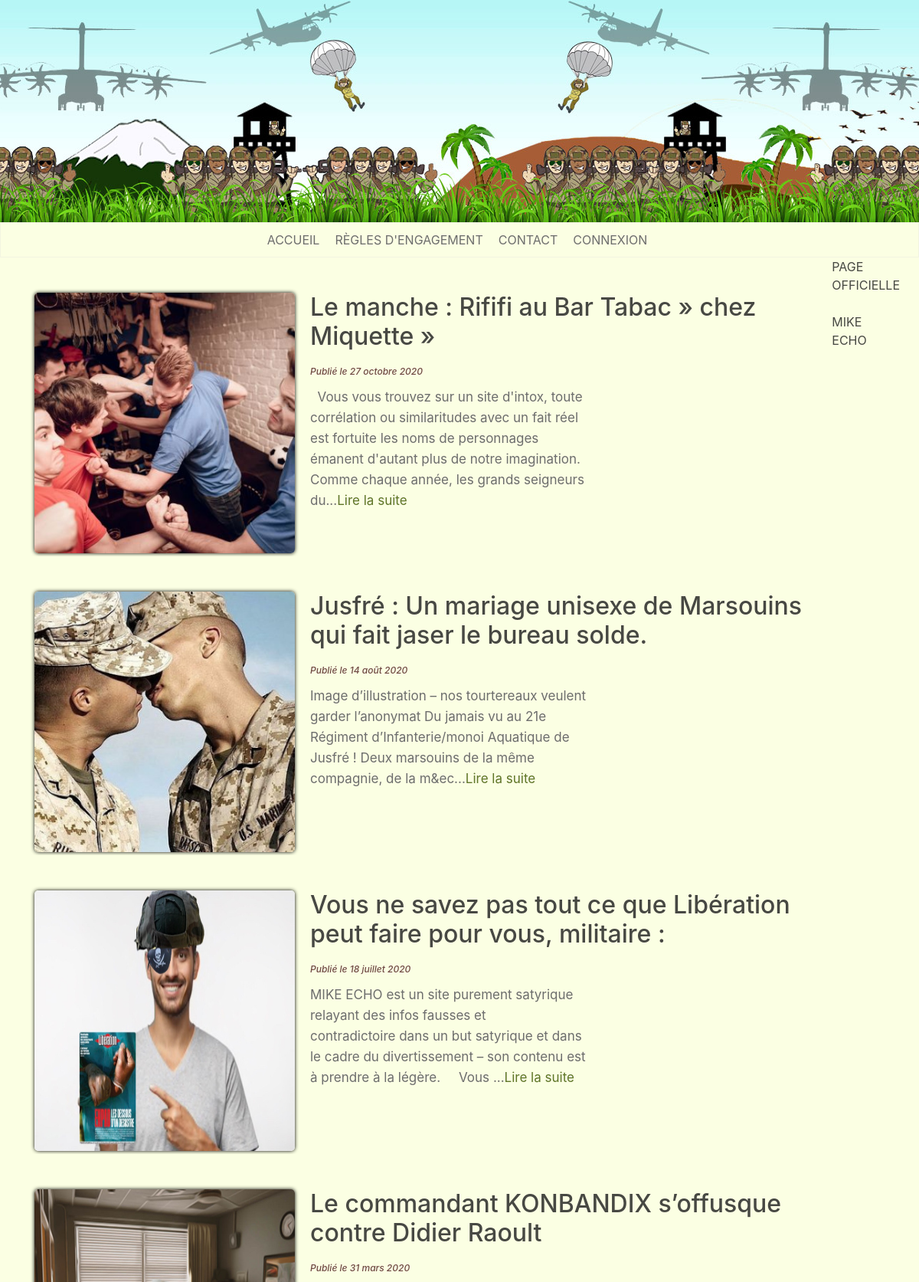
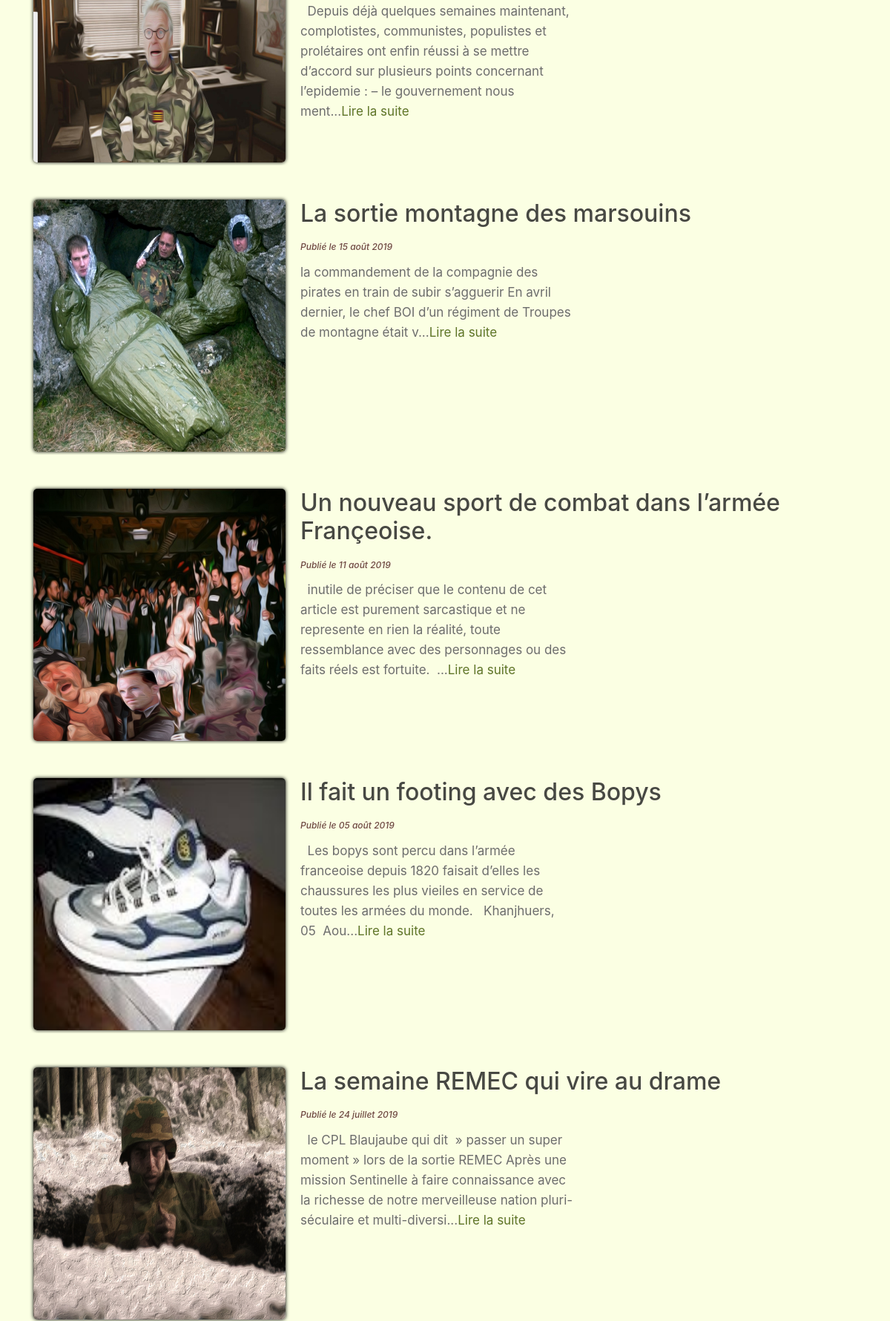
The page / (upper part) on the database its author committed (2 pictures, top to bottom).
### tables this page shows
CREATE TABLE `articles` (
  `id` int(11) NOT NULL,
  `image` varchar(255) DEFAULT NULL,
  `titre` varchar(255) DEFAULT NULL,
  `contenu` text NOT NULL,
  `date_creation` date NOT NULL,
  `statut` varchar(50) DEFAULT NULL
);

### controller/frontend/frontend.php (called while the page is built, shortened)
<?php
require('model/frontend/frontend.php');
function homeView()
{
	require('view/frontend/homeView.php');
}

### model/frontend/frontend.php (called while the page is built, shortened)
<?php
function getArticles()
{
	$db = dbConnect();
	$req = $db->query('SELECT id, image, titre, contenu, statut, DATE_FORMAT(date_creation,\'%d %M %Y\') AS date_creation_fr FROM articles WHERE statut=\'posted\' ORDER BY date_creation DESC');
	return $req;
}
function dbConnect()
{
	try
		{
			$db = new PDO('mysql:host=localhost;dbname=ruqz3084_lc;charset=utf8', 'ruqz3084', '56zqSJbk9ECA', array(PDO::ATTR_ERRMODE => PDO::ERRMODE_EXCEPTION));
			$db->query("SET lc_time_names = 'fr_FR'");
			return $db;
		}
		catch(Exception $e)
		{
			die('Erreur : '.$e->getMessage());
		}
}

### view/frontend/homeView.php (the view, shortened to what this page needs)
<section class="block_news">
	<?php
	$req = getArticles();
	while ($data = $req->fetch())
	{ ?>
			<article class="article">
				<a href="index.php?article_id=<?= $data['id']?>">
					<p>
						<img src="<?= $data['image'];?>" width="340" height="340"/>
					</p>
				<div class="article_ecrit">
					<h2>
						<?= $data['titre']; ?><br />
				</a>
						<em>Publié le <?= $data['date_creation_fr']; ?></em>
					<p>
						<?= strip_tags(substr($data['contenu'], 0, 400)). '...'; ?><a href="index.php?article_id=<?= $data['id']?>" class="suite">Lire la suite</a>
						<br />
					</p>
				</div>
			</article>
	<?php
	}
	?>
<?php $content = ob_get_clean(); ?>
<?php require('template/template.php'); ?>

### index.php (shortened to what this page needs)
<?php
require('controller/frontend/frontend.php');
if (isset($_GET['action']))
	if ($_GET['action'] == 'connexion')
	{
		connectView();
	}
	elseif ($_GET['action'] == 'inscription')
	{
		inscriptionView();
	}
	elseif ($_GET['action'] == 'disconnect')
	{
		disconnectView();
	}
	elseif ($_GET['action'] == 'rules')
	{
		rulesView();
	}
	elseif ($_GET['action'] == 'contact')
	{
		contactView();
	}
	else
	{
		errorView();
	}
elseif (isset($_GET['article_id']))
{
	articleView();
}
else
{
	homeView();
}

### view/frontend/template/template.php (shortened to what this page needs)
<!DOCTYPE html>
<html>
<head>
    <link rel="stylesheet" href="https://stackpath.bootstrapcdn.com/bootstrap/4.1.3/css/bootstrap.min.css" >
    <link href="public/css/style.min.css" rel="stylesheet" />
    <link rel="stylesheet" href="https://use.fontawesome.com/releases/v5.3.1/css/all.css">
</head>
    <body id=" ">
            <header class="banniere">
                <a href="index.php"><img src="public/image/banner-me.jpg" alt="Banniere du site" /></a>
            </header>
            <div class="main_block">
               	<?php include("nav.php"); ?>
                <div class="bodyAndFb">
                    <section class="select_block">
                        <?= $content ?>
                    <section class="fb-page">
                        <a href="https://www.facebook.com/moitiedemilouf/">PAGE OFFICIELLE</a><br />
                        <br />
                        <div class="fb-page" data-href="https://www.facebook.com/moitiedemilouf" data-tabs="timeline" data-width="250" data-height="750" data-small-header="false" data-adapt-container-width="true" data-hide-cover="false" data-show-facepile="true">
                            <blockquote cite="https://www.facebook.com/moitiedemilouf" class="fb-xfbml-parse-ignore">
                                <a href="https://www.facebook.com/moitiedemilouf">MIKE ECHO</a>
                            </blockquote>
                        </div>
                    </section>
    </body>
</html>

### view/frontend/template/nav.php (shortened to what this page needs)
<nav class="navbar-expand-md">
    <div class="collapse navbar-collapse justify-content-center" id="myNavbar">
        <a href="index.php">Accueil</a></br>
        <a href="index.php?action=rules">Règles d'engagement</a><br />
        <a href="index.php?action=contact">Contact</a><br />
        <?php
        if ($_SESSION == NULL)
        {?>
            <a href="index.php?action=connexion">Connexion</a>
        <?php }
        else
        {?>
            <a href="index.php?action=disconnect">Déconnexion</a>
        <?php } ?>
    </div>
</nav>

### rows shown on the page
articles: image (picture), titre "Le manche : Rififi au Bar Tabac » chez Miquette »", date_creation_fr "27 octobre 2020", contenu "Vous vous trouvez sur un site d'intox, toute corrélation ou similaritudes avec un fait réel est fortuite les noms de personnages émanent d'autant plus de notre imagination. Comme chaque année, les grands seigneurs du"
articles: image (picture), titre "Jusfré : Un mariage unisexe de Marsouins qui fait jaser le bureau solde.", date_creation_fr "14 août 2020", contenu "Image d’illustration – nos tourtereaux veulent garder l’anonymat Du jamais vu au 21e Régiment d’Infanterie/monoi Aquatique de Jusfré ! Deux marsouins de la même compagnie, de la m&ec"
articles: image (picture), titre "Vous ne savez pas tout ce que Libération peut faire pour vous, militaire :", date_creation_fr "18 juillet 2020", contenu "MIKE ECHO est un site purement satyrique relayant des infos fausses et contradictoire dans un but satyrique et dans le cadre du divertissement – son contenu est à prendre à la légère. Vous"
articles: image (picture), titre "Le commandant KONBANDIX s’offusque contre Didier Raoult", date_creation_fr "31 mars 2020", contenu "Depuis déjà quelques semaines maintenant, complotistes, communistes, populistes et prolétaires ont enfin réussi à se mettre d’accord sur plusieurs points concernant l’epidemie : – le gouvernement nous ment"
articles: image (picture), titre "La sortie montagne des marsouins", date_creation_fr "15 août 2019", contenu "la commandement de la compagnie des pirates en train de subir s’agguerir En avril dernier, le chef BOI d’un régiment de Troupes de montagne était v"
articles: image (picture), titre "Un nouveau sport de combat dans l’armée Françeoise.", date_creation_fr "11 août 2019", contenu "inutile de préciser que le contenu de cet article est purement sarcastique et ne represente en rien la réalité, toute ressemblance avec des personnages ou des faits réels est fortuite."
articles: image (picture), titre "Il fait un footing avec des Bopys", date_creation_fr "05 août 2019", contenu "Les bopys sont percu dans l’armée franceoise depuis 1820 faisait d’elles les chaussures les plus vieiles en service de toutes les armées du monde. Khanjhuers, 05 Aou"
articles: image (picture), titre "La semaine REMEC qui vire au drame", date_creation_fr "24 juillet 2019", contenu "le CPL Blaujaube qui dit » passer un super moment » lors de la sortie REMEC Après une mission Sentinelle à faire connaissance avec la richesse de notre merveilleuse nation pluri-séculaire et multi-diversi"
